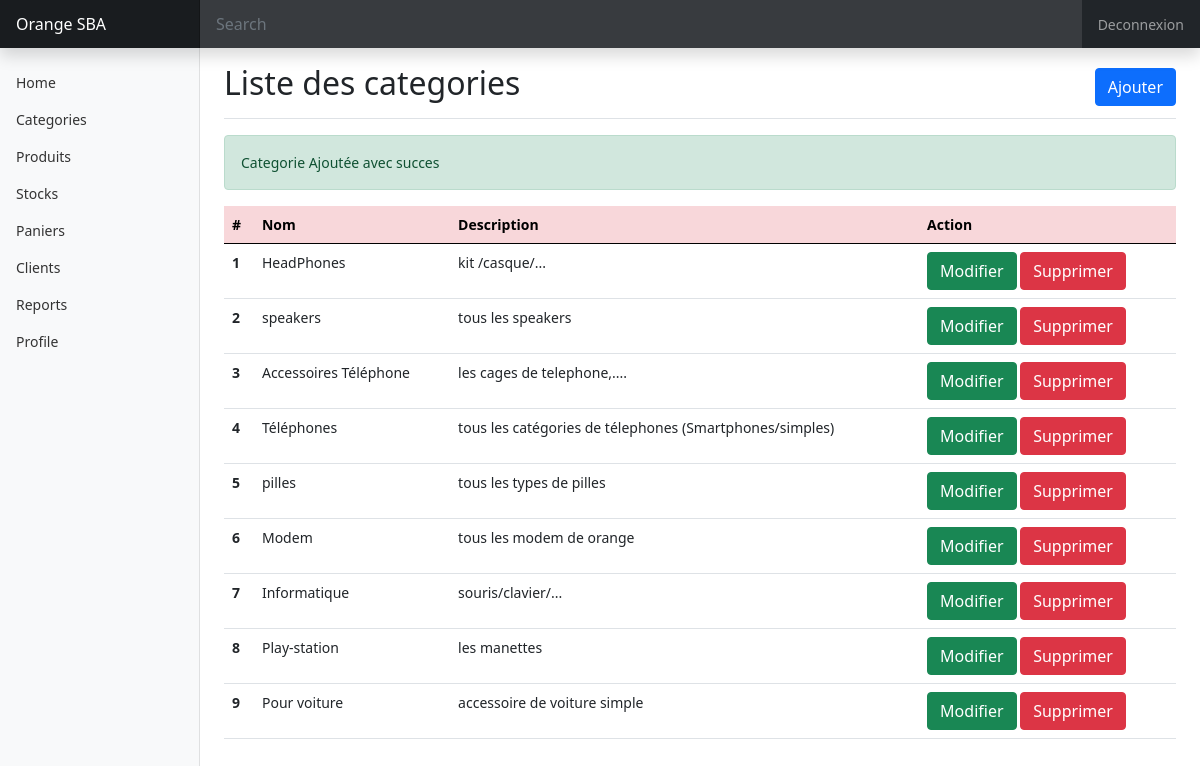
Screenshot of /admin/categories/liste.php?ajout=ok with the database file from the repository.
### tables this page shows
CREATE TABLE IF NOT EXISTS `categories` (
  `id` int NOT NULL AUTO_INCREMENT,
  `nom` varchar(255) NOT NULL,
  `déscriptions` text NOT NULL,
  `createur` varchar(25) NOT NULL,
  `date_creation` date DEFAULT NULL,
  `date_modification` date DEFAULT NULL,
  PRIMARY KEY (`id`)
);

### include/functions.php (called while the page is built, shortened)
<?php
function connect() {
    $servername = "localhost";
    $DBuser = "root";
    $DBpassword = "";
    $DBname = "orange_sba";
    try {
        $conn = new PDO("mysql:host=$servername;dbname=$DBname", $DBuser, $DBpassword);
        $conn->setAttribute(PDO::ATTR_ERRMODE, PDO::ERRMODE_EXCEPTION);
        return $conn;
    } catch (PDOException $e) {
        echo "Connection failed: " . $e->getMessage();
        return null;
    }
}
function getAllCategories() {
    $conn = connect();
    $requete = "SELECT * FROM categories";
    try {
        $resultat = $conn->query($requete);
        if ($resultat !== false) {
            $categories = $resultat->fetchAll();
            return $categories;
        } else {
            throw new Exception("Query failed: " . $conn->errorInfo()[2]);
        }
    } catch (Exception $e) {
        echo "Error: " . $e->getMessage();
        return null;
    }
}
?>

### admin/categories/liste.php (the view, shortened to what this page needs)
<?php
    include "../../include/functions.php";
    $categories = getAllCategories();
?>
<!doctype html>
<html lang="en">
  <head>
<link href="../../css/bootstrap.min.css" rel="stylesheet">
    <link href="../../css/dashboard.css" rel="stylesheet">
  </head>
  <body>
<header class="navbar navbar-dark sticky-top bg-dark flex-md-nowrap p-0 shadow">
  <a class="navbar-brand col-md-3 col-lg-2 me-0 px-3" href="../dashboard.php">Orange SBA</a>
  <input class="form-control form-control-dark w-100" type="text" placeholder="Search" aria-label="Search">
  <div class="navbar-nav">
    <div class="nav-item text-nowrap">
      <a class="nav-link px-3" href="../../deconnexion.php">Deconnexion</a>
    </div>
  </div>
</header>
<div class="container-fluid">
  <div class="row">
    <?php
      include "../template/nav.php";
    ?>
    <main class="col-md-9 ms-sm-auto col-lg-10 px-md-4">
      <div class="d-flex justify-content-between flex-wrap flex-md-nowrap align-items-center pt-3 pb-2 mb-3 border-bottom">
        <h1 class="h2">Liste des categories</h1>
        <div>
           <a class="btn btn-primary"data-bs-toggle="modal" data-bs-target="#exampleModal">Ajouter</a>
        </div>
      </div>
      <div>
        <?php if(isset($_GET['ajout']) && $_GET['ajout'] == "ok"){
          print'<div class="alert alert-success">
          Categorie Ajoutée avec succes
        </div>';
        } ?>
      <table class="table ">
            <thead class="table-danger">
                <tr>
                <th scope="col">#</th>
                <th scope="col">Nom</th>
                <th scope="col">Description</th>
                <th scope="col">Action</th>
                </tr>
            </thead>
            <tbody>
                <?php
                    $i=0;
                    foreach ($categories as $categorie){
                        $i++;
                        print'<tr>
                        <th scope="row">'.$i.'</th>
                        <td>'.$categorie['nom'].'</td>
                        <td>'.$categorie['déscriptions'].'</td>
                        <td>
                        <a  data-bs-toggle="modal" data-bs-target="#editModal'.$categorie['id'].'" class="btn btn-success">Modifier</a>
                        <a href="supprimer.php?idc='.$categorie['id'].'" class="btn btn-danger">Supprimer</a>
                        </td>
                    </tr>';
                    }
                ?>
            </tbody>
        </table>
    </main>
  </div>
</div>
  </body>
</html>

### css/dashboard.css (style rules this page uses)
body { font-size: .875rem; }
.navbar-brand { padding-top: .75rem; padding-bottom: .75rem; font-size: 1rem; background-color: rgba(0, 0, 0, .25); box-shadow: inset -1px 0 0 rgba(0, 0, 0, .25); }
.navbar .form-control { padding: .75rem 1rem; border-width: 0; border-radius: 0; }
.form-control-dark { color: #fff; background-color: rgba(255, 255, 255, .1); border-color: rgba(255, 255, 255, .1); }

### rows the page displays
categories: nom "HeadPhones", déscriptions "kit /casque/..."
categories: nom "speakers", déscriptions "tous les speakers"
categories: nom "Accessoires Téléphone", déscriptions "les cages de telephone,...."
categories: nom "Téléphones", déscriptions "tous les catégories de télephones (Smartphones/simples)"
categories: nom "pilles", déscriptions "tous les types de pilles"
categories: nom "Modem", déscriptions "tous les modem de orange"
categories: nom "Informatique", déscriptions "souris/clavier/..."
categories: nom "Play-station", déscriptions "les manettes"
categories: nom "Pour voiture", déscriptions "accessoire de voiture simple"
